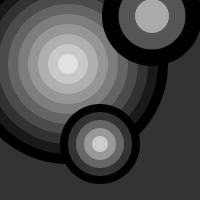
Frame 1 (no input)
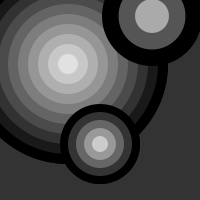
Frame 2 (the mouse pressed at the canvas centre, redrawn once)

The Processing sketch that drew these frames (run headless with seeded random() and noise(); the mouse was pressed at the canvas centre and the sketch redrawn once):

// Processing sketch: _7_drawTarget
// ── _7_drawTarget.pde
void setup() 
{
  size(200, 200);
  background(51);
  noStroke();
  smooth();
  noLoop();
}

void draw() 
{
  drawTarget(68, 64, 200, 10);
  drawTarget(152, 16, 100, 3);
  drawTarget(100, 144, 80, 5);
}

void drawTarget(int xloc, int yloc, int size, int num) 
{
  float grayvalues = 255/num;
  float steps = size/num;
  for(int i=0; i<num; i++) {
    fill(i*grayvalues);
    ellipse(xloc, yloc, size-i*steps, size-i*steps);
  }
}
